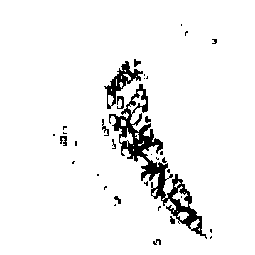
%> input picture veinseye.tif, 255 x 255 px
$ octave siffft_2.m   (GNU Octave 9; MATLAB toolbox functions it lacks are replaced by stand-ins)
%> lines starting %> are read from the running program, lines starting %| are printed output that depends on the picture; in (x1, y1, x2, y2) boxes, pixels count from 0 and x2, y2 are one past the last pixel; in counts of white or black regions, pixels touching at a corner belong together; the program's own positions count from 1
%% SIFT ALGORITHM COMPLETE

% Description: This m-file demoes the usage of SIFT functions. It generates SIFT keypionts and descriptors for one input image.

% Importnat variables used:
%   I - input image
%   octave - used for storing gaussian filtered image
%   sigma - standard scale factor used by Lowe
%   key - used to store key points of feature of image
%   max_mag - used for storing orientation magnitude and corresponding bin number
%   discreptor - used to store the discreptors vector of key points in the image

% Author: VIJAY ANAND
%
%%
clc;
close all;
clear all;
% tic;
% I=imread('peppers.png');
I=imread('veinseye.tif');
%> I: size 255x255 logical; 94.4% white; 35 black regions (24 under 20 px), largest, box (x1, y1, x2, y2) and area: (109, 84, 207, 239) 2605, (104, 61, 143, 109) 522, (117, 96, 124, 109) 57


% to read the image
I_read=imresize(I,[512 512]);
%> I_read: size 512x512 logical; 94.4% white; 35 black regions (10 under 20 px), largest, box (x1, y1, x2, y2) and area: (219, 169, 416, 480) 10520, (209, 122, 287, 219) 2094, (235, 193, 249, 219) 228
I_enlarge=imresize(I_read,[526 526]);       % image resize
%> I_enlarge: size 526x526 logical; 94.4% white; 35 black regions (10 under 20 px), largest, box (x1, y1, x2, y2) and area: (225, 174, 427, 493) 11095, (215, 125, 295, 225) 2205, (241, 198, 256, 225) 249
% I=rgb2gray(I_enlarge);
I=im2bw(I);
% rgb to gray conversion
%I=I_enlarge;
imshow(I);
I=im2double(I);

I_temp=I;
original=I;
octave1=[];                                 % initializing empty octave's matrix
octave2=[];
octave3=[];
%% Forming octaves
% in this section different octaves are formed using differnt sigma(scale) value
tic;
k2=0;                                       % first octave level
[m,n]=size(I);
%> m = 255; n = 255
I_temp(m:m+4,n:n+4)=0;                      % zero padding
%> I_temp: size 259x259 double; values 0 (black) and 1 (white), 91.6% white; 36 black regions (24 under 20 px), largest, box (x1, y1, x2, y2) and area: (109, 84, 207, 239) 2605, (0, 0, 259, 259) 2057, (104, 61, 143, 109) 522
clear c;
tic;
for k1=0:3                                  % for different sigma value (different level in one octave)
    k=sqrt(2);
sigma=(k^(k1+(2*k2)))*1.6;

for x=-2:2                                  % generating gaussian filter coefficent
    for y=-2:2
        h(x+3,y+3)=(1/((2*pi)*((k*sigma)*(k*sigma))))*exp(-((x*x)+(y*y))/(2*(k*k)*(sigma*sigma)));
    end
end


for i=1:m
    for j=1:n
        temp1=I_temp(i:i+4,j:j+4)'.*h;      %convolving image with gaussian filter
        conv_1(i,j)=sum(sum(temp1));
    end
end
% figure, imshow(conv_1(1:m-4,1:n-4));
octave1=[octave1 conv_1];                   % store gaussian filtered image of different scale in octave1
end
%> this loop made 4 passes
%> pass 1, `octave1=[octave1 conv_1];`:
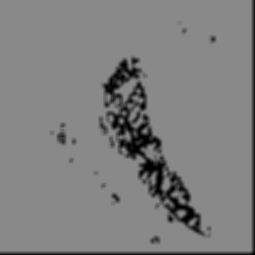
%> octave1: size 255x255 double; min 0, max 0.54, mean 0.501
%> after the loop:
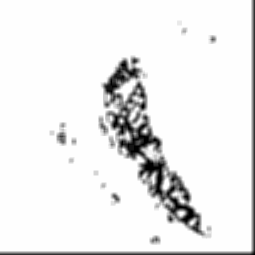
%> conv_1: size 255x255 double; min 0, max 0.0925, mean 0.086; drawn with min black and max white
%> after the loop:
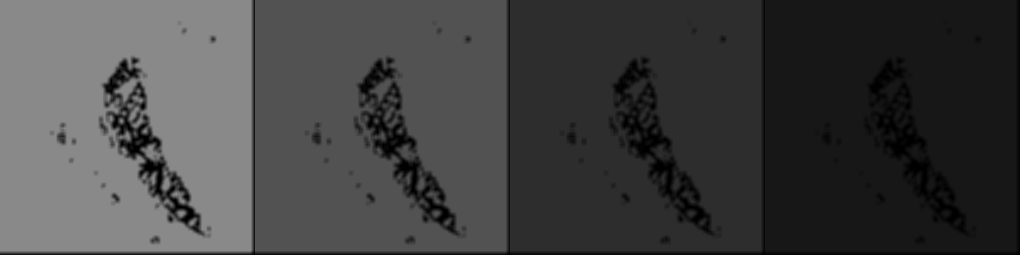
%> octave1: size 255x1020 double; min 0, max 0.54, mean 0.263
%> after the loop, h = [0.00352 0.00366 0.0037 0.00366 0.00352; 0.00366 0.00379 0.00384 0.00379 0.00366; 0.0037 0.00384 0.00389 0.00384 0.0037; 0.00366 0.00379 0.00384 0.00379 0.00366; 0.00352 0.00366 0.0037 0.00366 0.00352]
%% octave 2
% second level of octave , staring with k^2 sigma
clear I_temp;
% k2=1;
I_temp2=imresize(original,1/((k2+1)*2));    % reduce image size by 2 in both x & y direction
 k2=1;
y=size(I_temp2)
%> y = [128 128]
[m,n]=size(I_temp2);
%> m = 128; n = 128
I_temp2(m:m+4,n:n+4)=0;
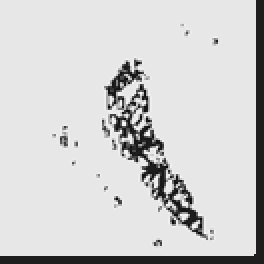
%> I_temp2: size 132x132 double (shown 2 times larger); min -0.15, max 1.12, mean 0.888; drawn with min black and max white
clear c;

for k1=0:3
    k=sqrt(2);
sigma=(k^(k1+(2*k2)))*1.6;

for x=-2:2
    for y=-2:2
        h1(x+3,y+3)=(1/((2*pi)*((k*sigma)*(k*sigma))))*exp(-((x*x)+(y*y))/(2*(k*k)*(sigma*sigma)));     % gaussian filter coefficents
    end
end

for i=1:m
    for j=1:n
        temp2=I_temp2(i:i+4,j:j+4)'.*h1;        % convolution of re-sized image with gaussian filter
        conv_2(i,j)=sum(sum(temp2));
    end
end
% figure, imshow(conv_2(1:m-4,1:n-4));
octave2=[octave2 conv_2];                       % store all second level image of different sigma in octave2
end
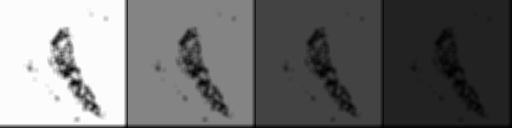
%> octave2: size 128x512 double; min 0, max 0.178, mean 0.0777; drawn with min black and max white
%> after the loop, h1 = [0.000948 0.000957 0.00096 0.000957 0.000948; 0.000957 0.000965 0.000968 0.000965 0.000957; 0.00096 0.000968 0.000971 0.000968 0.00096; 0.000957 0.000965 0.000968 0.000965 0.000957; 0.000948 0.000957 0.00096 0.000957 0.000948]
%% octave 3
% third level of octave starting with k^4 times sigma value
clear I_temp;
% k2=2;
I_temp3=imresize(original,1/((k2+1)*2));        % reduce orignal image by a factor of 4 in x and y
z=size(I_temp3)
%> z = [64 64]
 k2=2;
[m,n]=size(I_temp3);
%> m = 64; n = 64
I_temp3(m:m+4,n:n+4)=0;
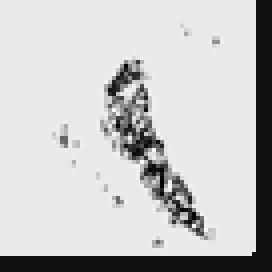
%> I_temp3: size 68x68 double (shown 4 times larger); min -0.0773, max 1.1, mean 0.836; drawn with min black and max white
clear c;

for k1=0:4
    k=sqrt(2);
sigma=(k^(k1+(2*k2)))*1.6;


for x=-2:2
    for y=-2:2
        h2(x+3,y+3)=(1/((2*pi)*((k*sigma)*(k*sigma))))*exp(-((x*x)+(y*y))/(2*(k*k)*(sigma*sigma))); %filter coefficent
    end
end


for i=1:m
    for j=1:n
        temp3=I_temp3(i:i+4,j:j+4)'.*h2;        %convolution of re-sized image with gaussian filter
        conv_3(i,j)=sum(sum(temp3));
    end
end
% figure, imshow(conv_3(1:m-4,1:n-4));
octave3=[octave3 conv_3];                       % store different level of image in octave3
end
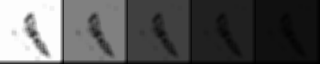
%> octave3: size 64x320 double; min 0, max 0.0477, mean 0.0163; drawn with min black and max white
%> after the loop, h2 = [0.000121 0.000121 0.000121 0.000121 0.000121; 0.000121 0.000121 0.000121 0.000121 0.000121; 0.000121 0.000121 0.000121 0.000121 0.000121; 0.000121 0.000121 0.000121 0.000121 0.000121; 0.000121 0.000121 0.000121 0.000121 0.000121]

fprintf('\n Time for Gaussian scale space construction: %.3f s\n',toc) ;

%% DOG---difference of gaussian
% in this section different level of gaussian filtered image are subtracted
% to form difference of gaussian image for further calculation
tic;

%> (the run ends here)
